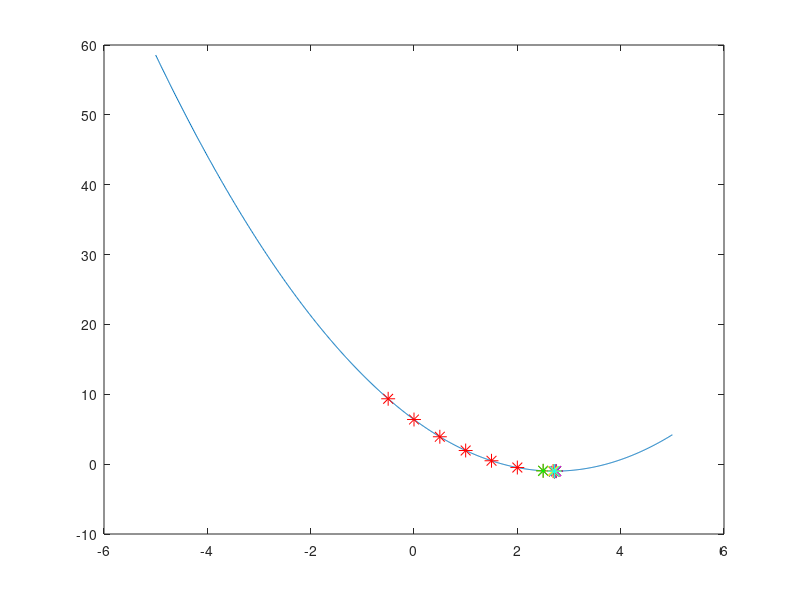
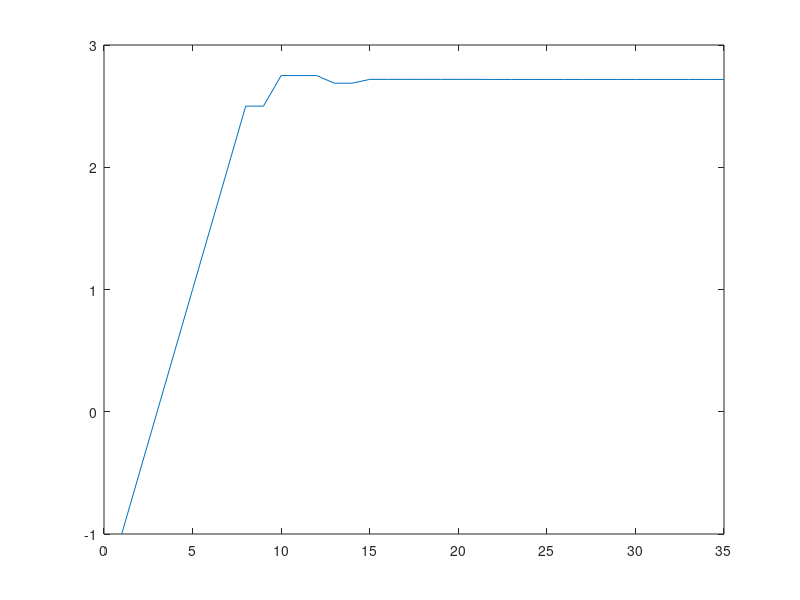

MATLAB code to generate these figures, in order:
function Step_Search()
clear
clc
close all

x = -5:0.01:5;
y = f(x);
plot(x,y)
hold on

step_size = 0.5;
x0 = -1;

colors = {'r','g','k','m','y','c','b'};
idx = 1;
iters = 0;

xiters = x0;

while step_size > 0.000001
    iters = iters + 1;
    xiters(iters) = x0;
    %%%These are my three sample points I'd like to check
    xsamples = [x0-step_size x0 x0+step_size];
    %%%%This is the function evaluated at my sample points
    fsamples = f(xsamples);
    %%%This is the minimum of the three
    fmin = min(fsamples);
    %%%%This is the vector location of my minimum
    loc = (fmin == fsamples); %%%This is a vector of 0's and 1's
    x0 = xsamples(loc) %%%%Grabbing the x that computs fmin = f(x)
    if loc(2) == 1 %%%Means that the minimum is the point you are sampling
        step_size = step_size/2;
        idx = idx + 1;
        if idx > length(colors)
            idx = 1;
        end
    end
    plot(x0,f(x0),[colors{idx},'*'],'MarkerSize',10)
    drawnow
    %pause(0.3)
end

absolute_error = abs(x0-exp(1))
iters

figure()
plot(xiters)

function y = f(x)

y = (x-exp(1)).^2 - 1;

%%%xopt is e and y opt is -1
